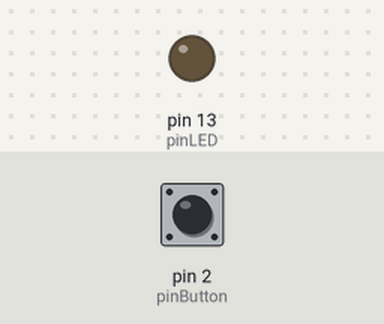
The sketch below on a simulated Arduino Uno, built with avr-gcc and run on an emulated ATmega328P. On the bench: output pins drawn as LEDs (lit = HIGH). The inputs (shaded band) are chosen by the test bench; at power-on: pin 2 (pinButton) HIGH.

Above: at 1.2 s.
1.3 s: pin 2 (pinButton) pulled LOW for 0.15 s
At 1.37 s:
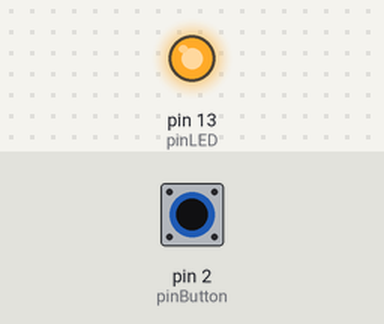
2.9 s: pin 2 (pinButton) pulled LOW for 3.2 s
At 7.0 s:
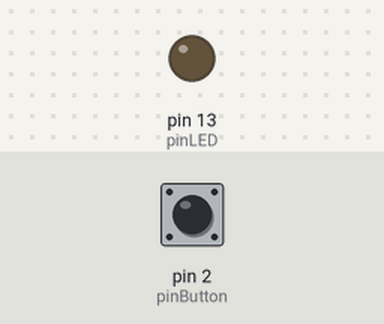
Timing chart, 0 to 8.5 s (numbered marks = the images above; inputs shaded):
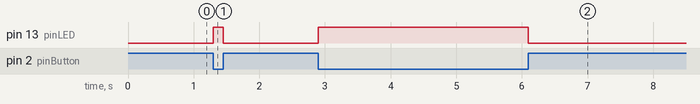

Measured:
- after the input at 1.3 s, pin 13 (pinLED): LOW → HIGH at once, → LOW 0.15 s later
- after the input at 2.9 s, pin 13 (pinLED): LOW → HIGH at once, → LOW 3.2 s later

The sketch:

BlinkinLED_sep16a.ino
```cpp
const int pinButton = 2;   // Button pin
const int pinLED = 13;     // LED pin

void setup() {

  pinMode(pinButton, INPUT_PULLUP);


  pinMode(pinLED, OUTPUT);
}

void loop() {
  // We read button state
  int stateButton = digitalRead(pinButton);

  // Logic: If button is down turn off the LED.
  // In other state the diode lights up.
  if (stateButton == LOW) {
    digitalWrite(pinLED, HIGH);  // Diode does't light up
  } else {
    digitalWrite(pinLED, LOW); // Diode lights up
  }
}
```
